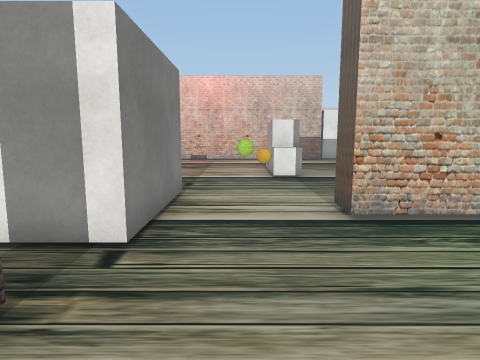
View 1 (above)

22 first-person views from a walk through a Unity game level. The camera is 1.5 m above the floor, tilts 8° down and sees 75° across. The floor is counted in squares, 1 m on a side. Each view is taken from the middle of a square. On the plan, view 1 faces up. The plan holds only what a view shows up to about 15 squares ahead; the rest is blank. The place goes on beyond the plan. The player is left out. Some surface patterns are stand-ins.

View 2
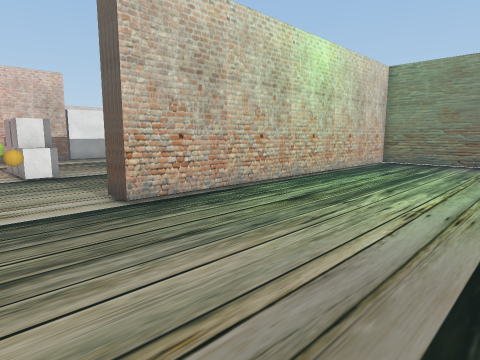

View 3
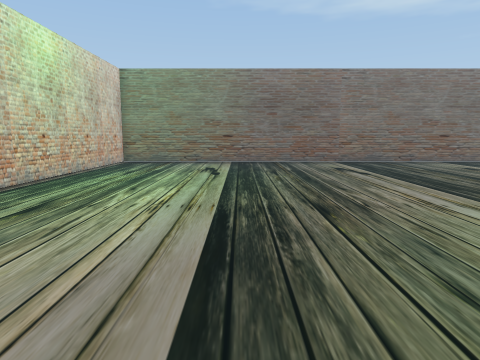

View 4
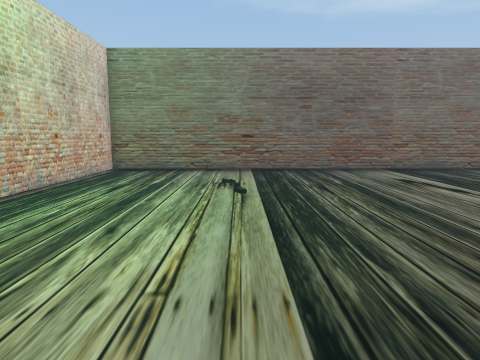

View 5
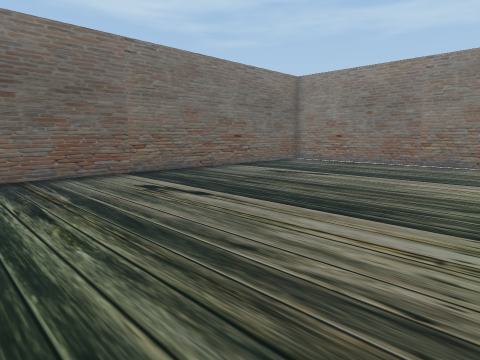

View 6
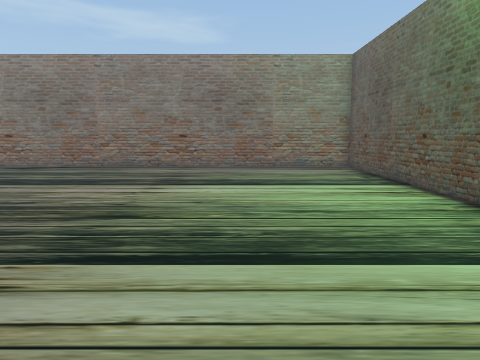

View 7
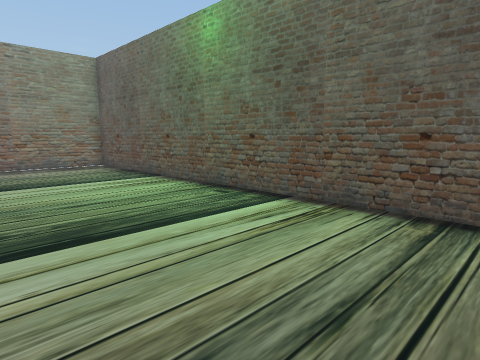

View 8
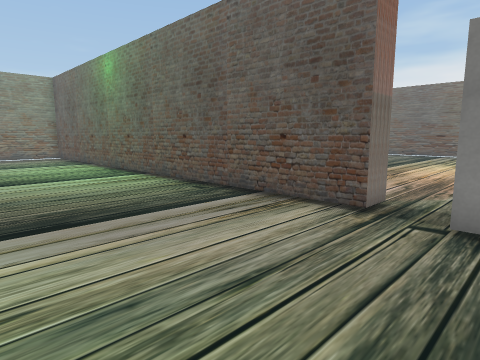

View 9
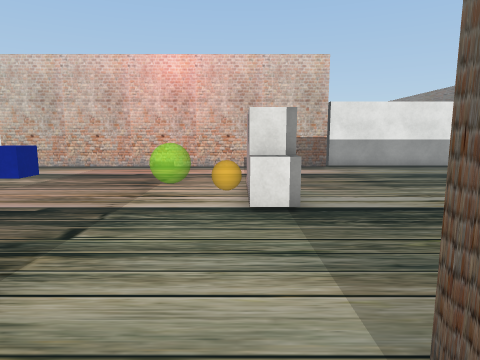

View 10
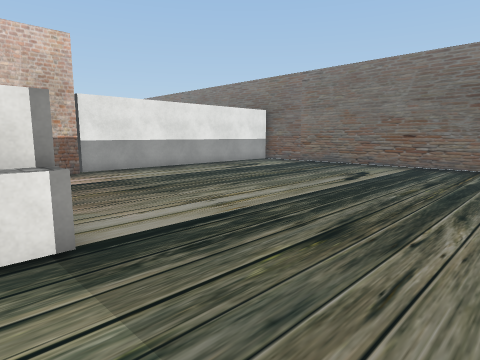

View 11
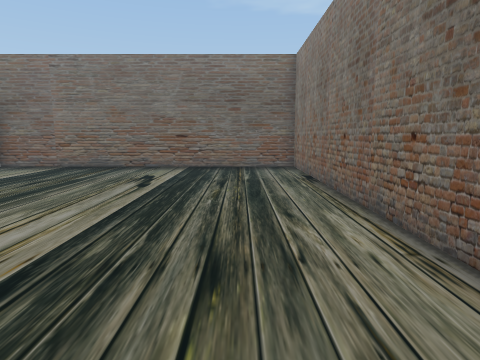

View 12
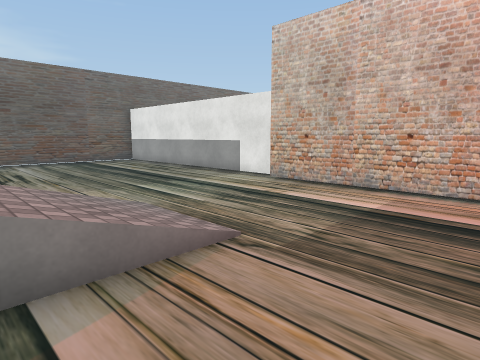

View 13
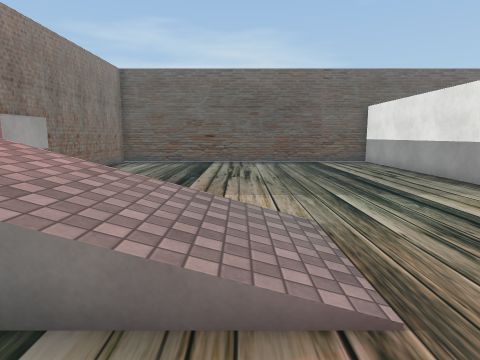

View 14
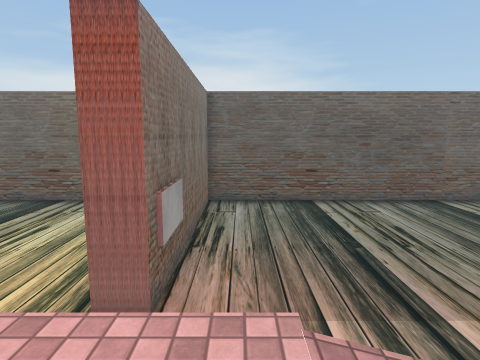

View 15
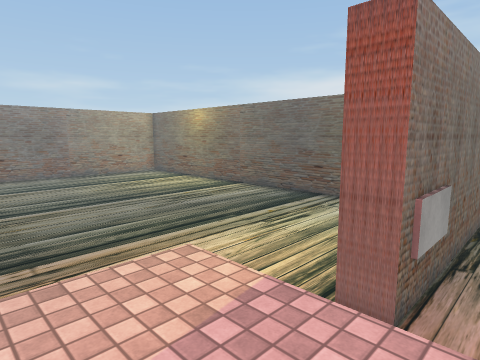

View 16
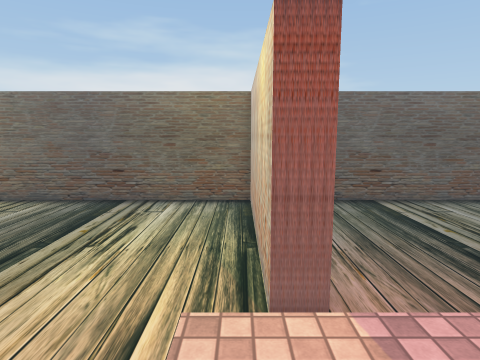

View 17
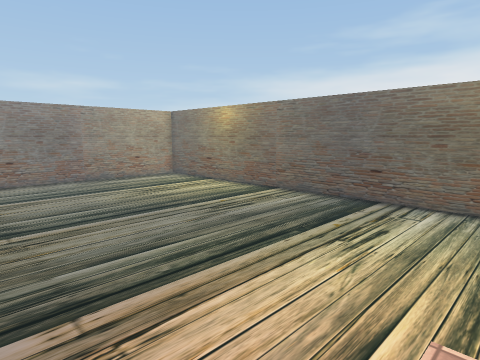

View 18
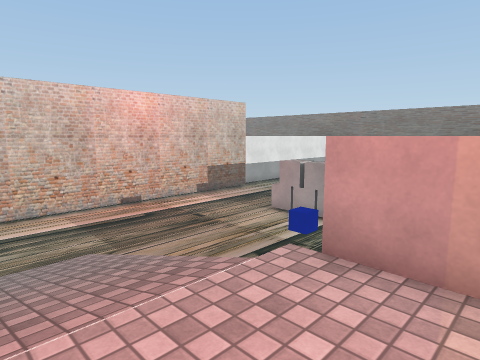

View 19
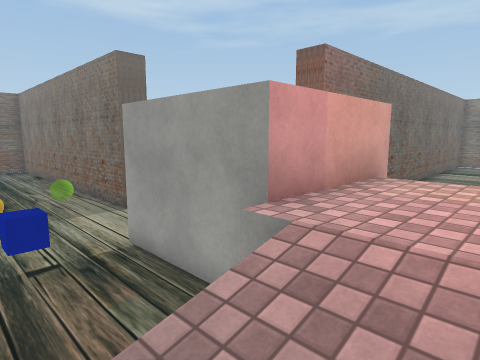

View 20
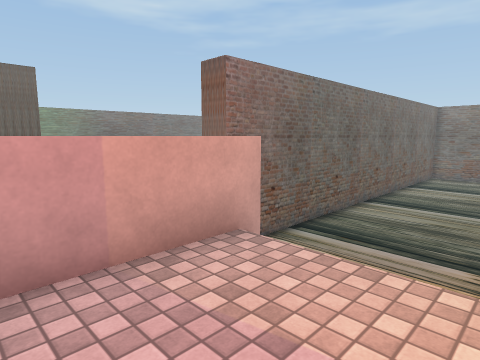

View 21
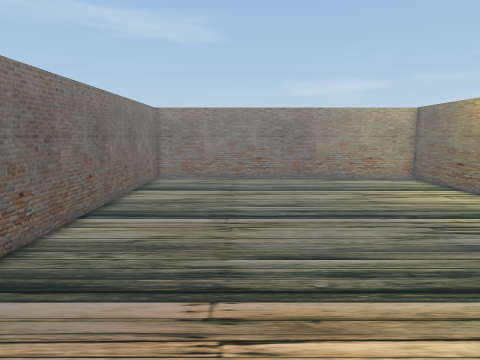

View 22
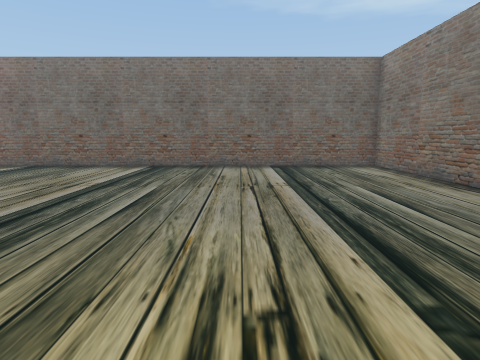

### Floor plan
Key: @ floor where view 1 was taken; # wall or solid block; x gap in a wall; . main floor; : floor 1.5 m higher than the main floor; / step, stairs or slope; = window, fence, low wall or low ledge; ^ raised ledge; B box; C blue cube.
Columns run from 22 left of view 1 to 17 right of it. Each row starts with its distance up from view 1.
 21                             ..
 20    #####################  ########    x#
 19 #. .....................  .......    ..#
 18 #.......................  ........  ...#
 17 #.......................  .............#
 16 #......................................#
 15 #......................................#
 14 #............///.......BB..............#
 13 #........... ///.......BB..............#
 12 #........... =///......BB..............#
 11 #........... ////......BB..............#
 10 #........... ////..C...................#
  9 #..........   ///......................#
  8 #..........  ::::####..................#
  7 #..........  ::::^  #..................#
  6 ###########  ::::^  #...################
  5 #..........  ::::^  #..................#
  4 #...........     ####..................#
  3 #......................................#
  2 #..................##..................#
  1 #..................##..................#
  0 #..................##.@................#
 -1 #..................##..................#
 -2 #..................##..................#
 -3 #..................##..................#
 -4 #..................##..................#
 -5 #.. ...............##..................#
 -6 #.  ...............##..................#
 -7     ...............##..................#
 -8    ................##..................#
 -9   .................##..................#
-10   .................##..................#
-11     . .............##..................#
-12       .............##.................
-13       .............##................
-14        ............##...............
-15          ..........##..............
-16           .........##...............
-17            ........##...............
-18              ########################

Where each view was taken, in squares from view 1:
view 1: 0 up, 0 right, facing up
view 2: 1 down, 1 left, facing up-right
view 3: 1 down, 1 left, facing right
view 4: 0 up, 3 right, facing right
view 5: 1 down, 5 right, facing down-right
view 6: 3 down, 3 right, facing down
view 7: 2 down, 4 right, facing down-left
view 8: 5 up, 4 right, facing down-left
view 9: 5 up, 1 right, facing up
view 10: 7 up, 1 right, facing up-right
view 11: 9 up, 2 right, facing right
view 12: 11 up, 3 left, facing up-left
view 13: 13 up, 4 left, facing left
view 14: 8 up, 7 left, facing left
view 15: 8 up, 7 left, facing down-left
view 16: 5 up, 7 left, facing left
view 17: 5 up, 7 left, facing down-left
view 18: 6 up, 9 left, facing up-right
view 19: 11 up, 8 left, facing down-right
view 20: 8 up, 9 left, facing down-right
view 21: 5 up, 9 left, facing down
view 22: 11 down, 18 left, facing right
